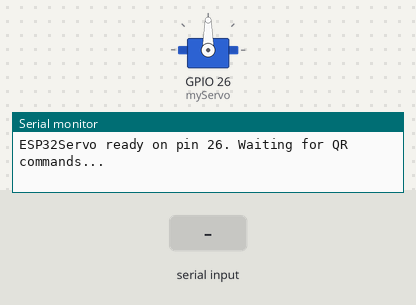
A sketch run on a simulated ESP32. On the bench: servo, the last lines printed to the serial monitor. Inputs (shaded band) come from the test bench.

Above: at 1.2 s.
1.3 s: "ON\n" received over the second serial link
At 1.7 s:
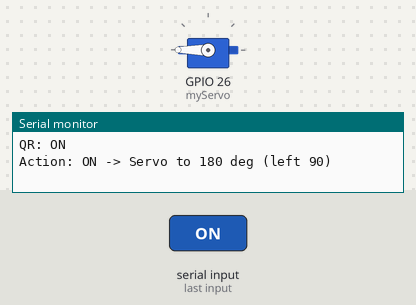
2.8 s: "OFF\n" received over the second serial link
At 4.0 s:
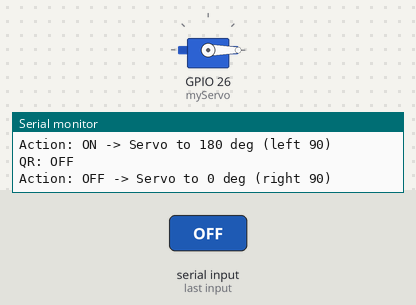
Timing chart, 0 to 5.8 s (numbered marks = the images above; inputs shaded):
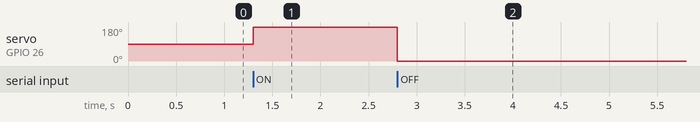

The sketch:

2.ino
```cpp
#include <Arduino.h>
#include <ESP32Servo.h>

Servo myServo;

void setup() {
  Serial.begin(115200);
  // Serial2: RX=16, TX=17 (DFR1154 연결)
  Serial2.begin(9600, SERIAL_8N1, 16, 17);

  // 서보 연결 (GPIO26)
  myServo.attach(26);   // 필요시 두 번째 인자(minPulse, maxPulse)로 펄스 범위 조정 가능
  myServo.write(90);    // 초기 중앙 위치
  Serial.println("ESP32Servo ready on pin 26. Waiting for QR commands...");
}

void loop() {
  if (Serial2.available()) {
    String qr = Serial2.readStringUntil('\n');
    qr.trim(); // \r, 공백 제거
    Serial.println("QR: " + qr);

    if (qr.equalsIgnoreCase("ON")) {
      // ON -> 좌로 90도 (180도)
      myServo.write(180);
      Serial.println("Action: ON -> Servo to 180 deg (left 90)");
    }
    else if (qr.equalsIgnoreCase("OFF")) {
      // OFF -> 우로 90도 (0도)
      myServo.write(0);
      Serial.println("Action: OFF -> Servo to 0 deg (right 90)");
    }
    else {
      Serial.println("Unknown QR command");
    }
  }
}
```

Measured:
- after the input at 1.3 s, servo on GPIO 26 (myServo): 90° → 180° at once
- after the input at 2.8 s, servo on GPIO 26 (myServo): 180° → 0° at once
